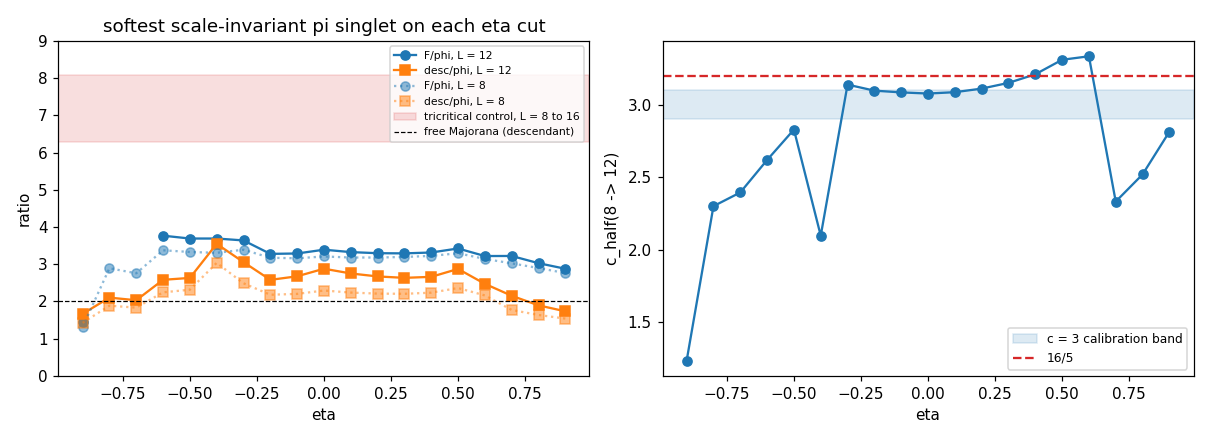

Generate this figure with Python:
#!/usr/bin/env python3
"""Along each eta cut across the left (c = 3 / dimerized) boundary, locate theta* where the
momentum-pi singlet is scale invariant, phi(12) = phi(8) in units 2 pi / L, and interpolate there
c_half(8 -> 12), F/phi and dphi/phi (L = 12 and 8), and phi/current at L = 12.
Tricritical expectation at these sizes (controls/tci_obf.py): F/phi ~ 6.9 and dphi/phi ~ 6.5 at L = 12."""
import glob, sys
import numpy as np
from collections import defaultdict
from analyze import load, levels

files = sys.argv[1:] or glob.glob('data/grid/*.jsonl') + glob.glob('data/fine/*.jsonl') + glob.glob('data/left/*.jsonl')
recs = load(files)


def fp(r):
    L = r['L']
    lv = [x for x in levels(r) if x[0] > 1e-7]
    g = lambda dk, s: [x[0] for x in lv if x[1] == dk and x[2] == s]
    f = lambda l: l[0] if l else np.nan
    return dict(phi=f(g(L // 2, 0)), F=f(g(0, 0)), d=f(g(L // 2 - 1, 0)), cur=f(g(1, 1)), S=r['S'][-1])


cuts = defaultdict(list)
for (t, e), b in recs.items():
    if 8 in b and 12 in b and 0.38 * np.pi < t < 0.5 * np.pi:
        a, c = fp(b[8]), fp(b[12])
        cuts[round(e, 3)].append((t / np.pi, a, c))
print('%6s %6s | %6s | %5s | %5s %5s | %5s %5s | %5s' % ('eta', 'theta', 'p12/p8', 'chalf', 'F/p12', 'd/p12', 'F/p8', 'd/p8', 'p/cur'))
for e in sorted(cuts):
    pts = sorted(cuts[e], key=lambda x: x[0])
    good = [(abs(np.log(c['phi'] / a['phi'])), t, a, c) for t, a, c in pts if np.isfinite(c['phi'] / a['phi'])]
    if not good:
        continue
    # among the scale-invariant points (|ln phi12/phi8| < 0.07) take the softest one, i.e. the one
    # closest to the dimer collapse (smallest phi / current at L = 12)
    good = [g for g in good if g[0] < 0.07]
    if not good:
        continue
    soft = lambda g: g[3]['phi'] / g[3]['cur'] if np.isfinite(g[3]['cur']) else g[3]['phi']
    dev, t, a, c = min(good, key=soft)
    print('%6.2f %6.3f | %6.3f | %5.2f | %5.2f %5.2f | %5.2f %5.2f | %5.2f' % (
        e, t, c['phi'] / a['phi'], 3 * (c['S'] - a['S']) / np.log(1.5), c['F'] / c['phi'], c['d'] / c['phi'],
        a['F'] / a['phi'], a['d'] / a['phi'], c['phi'] / c['cur']))


# ---------------------------------------------------------------- table and figure
rows = []
for e in sorted(cuts):
    pts = sorted(cuts[e], key=lambda x: x[0])
    good = [(abs(np.log(c['phi'] / a['phi'])), t, a, c) for t, a, c in pts if np.isfinite(c['phi'] / a['phi'])]
    good = [g for g in good if g[0] < 0.07]
    if not good:
        continue
    soft = lambda g: g[3]['phi'] / g[3]['cur'] if np.isfinite(g[3]['cur']) else g[3]['phi']
    dev, t, a, c = min(good, key=soft)
    rows.append(dict(eta=e, theta=t, ratio=c['phi'] / a['phi'], chalf=3 * (c['S'] - a['S']) / np.log(1.5),
                     F12=c['F'] / c['phi'], d12=c['d'] / c['phi'], F8=a['F'] / a['phi'], d8=a['d'] / a['phi'],
                     soft=c['phi'] / c['cur']))
import json
json.dump(rows, open('data/boundary_table.json', 'w'), indent=0)
import matplotlib
matplotlib.use('Agg')
import matplotlib.pyplot as plt
fig, ax = plt.subplots(1, 2, figsize=(11, 4))
E = [r['eta'] for r in rows]
ax[0].plot(E, [r['F12'] for r in rows], 'o-', label='F/phi, L = 12')
ax[0].plot(E, [r['d12'] for r in rows], 's-', label='desc/phi, L = 12')
ax[0].plot(E, [r['F8'] for r in rows], 'o:', c='C0', alpha=0.5, label='F/phi, L = 8')
ax[0].plot(E, [r['d8'] for r in rows], 's:', c='C1', alpha=0.5, label='desc/phi, L = 8')
ax[0].axhspan(6.3, 8.1, color='C3', alpha=0.15, label='tricritical control, L = 8 to 16')
ax[0].axhline(2, color='k', lw=0.8, ls='--', label='free Majorana (descendant)')
ax[0].set_xlabel('eta'); ax[0].set_ylabel('ratio'); ax[0].set_ylim(0, 9); ax[0].legend(fontsize=7)
ax[0].set_title('softest scale-invariant pi singlet on each eta cut')
ax[1].plot(E, [r['chalf'] for r in rows], 'o-')
ax[1].axhspan(2.9, 3.1, color='C0', alpha=0.15, label='c = 3 calibration band')
ax[1].axhline(3.2, color='C3', ls='--', label='16/5')
ax[1].set_xlabel('eta'); ax[1].set_ylabel('c_half(8 -> 12)'); ax[1].legend(fontsize=8)
plt.tight_layout(); plt.savefig('boundary.png', dpi=110)
